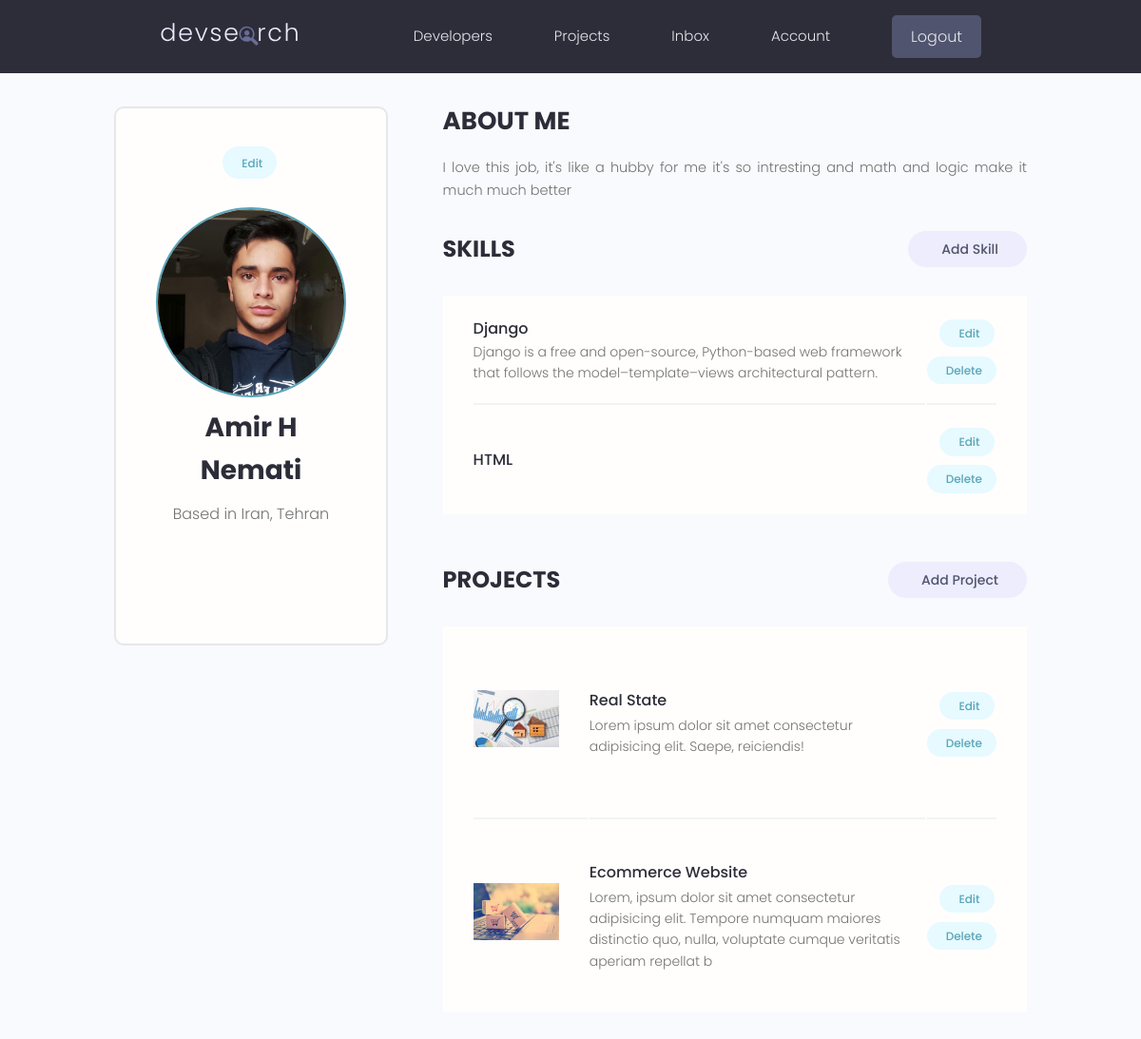
The app's page /account/ (signed in) with its own data.
### users/models.py (models this page shows, shortened)
class Profile(models.Model):
    user = models.OneToOneField(User, on_delete=models.CASCADE, null=True, blank=True)
    name = models.CharField(max_length=200, null=True, blank=True)
    email = models.EmailField(max_length=200, blank=True, null=True)
    username = models.CharField(max_length=200, null=True, blank=True)
    location = models.CharField(max_length=200, null=True, blank=True)
    short_intro = models.CharField(max_length=200, blank=True, null=True)
    bio = models.TextField(blank=True, null=True)
    profile_image = models.ImageField(null=True, blank=True,
                                      upload_to='profiles/', default='profiles/user-default.png')
    social_github = models.CharField(max_length=200, blank=True, null=True)
    social_twitter = models.CharField(max_length=200, blank=True, null=True)
    social_linkedin = models.CharField(max_length=200, blank=True, null=True)
    social_website = models.CharField(max_length=200, blank=True, null=True)
    created = models.DateTimeField(auto_now_add=True)
    id = models.UUIDField(default=uuid.uuid4, unique=True,
                          primary_key=True, editable=False)
    class Meta:
        ordering = ['profile_image']

class Skill(models.Model):
    owner = models.ForeignKey(Profile, null=True, blank=True,
                              on_delete=models.CASCADE)
    name = models.CharField(max_length=200, null=True, blank=True)
    description = models.TextField(null=True, blank=True)
    created = models.DateTimeField(auto_now_add=True)
    id = models.UUIDField(default=uuid.uuid4, unique=True,
                          primary_key=True, editable=False)

### projects/models.py (models this page shows, shortened)
class Project(models.Model):
    owner = models.ForeignKey(Profile, blank=True, null=True, on_delete=models.SET_NULL)
    title = models.CharField(max_length=200)
    description = models.TextField(null=True, blank=True)
    featured_image = models.ImageField(null=True, blank=True, default='default.jpg')
    demo_link = models.CharField(max_length=2000, null=True, blank=True)
    source_link = models.CharField(max_length=2000, null=True, blank=True)
    created = models.DateTimeField(auto_now_add=True)
    tags = models.ManyToManyField('Tag', blank=True)
    vote_total = models.IntegerField(default=0, null=True, blank=True)
    vote_ratio = models.IntegerField(default=0, null=True, blank=True)
    id = models.UUIDField(default=uuid.uuid4, unique=True,
                          primary_key=True, editable=False)
    class Meta:
        ordering = ['-vote_ratio', '-vote_total']

### users/views.py (the view)
# urls.py: path('account/', views.userAccount, name='account'),
@login_required(login_url='login')
def userAccount(request):
    profile = request.user.profile
    skills = profile.skill_set.all()
    projects = profile.project_set.all()
    context = {
        'profile': profile,
        'skills': skills,
        'projects': projects
    }
    return render(request, 'users/account.html', context)

### users/templates/users/account.html (shortened to what this page needs)
{% extends 'main.html'%}
{% load static %}
{% block content %}
  <main class="settingsPage profile my-md">
    <div class="container">
      <div class="layout">
        <div class="column column--1of3">
          <div class="card text-center">
            <div class="card__body dev">
              <a class="tag tag--pill tag--main settings__btn" href="{% url 'edit-account' %}"> Edit</a>
              <img class="avatar avatar--xl dev__avatar" src="{{profile.profile_image.url}}" />
              <h2 class="dev__name">{{profile.name}}</h2>
              <p class="dev__location">Based in {{profile.location}}</p>
              <ul class="dev__social">
            </ul>
            </div>
          </div>
        </div>
        <div class="column column--2of3">
          <div class="devInfo">
            <h3 class="devInfo__title">About Me</h3>
            <p class="devInfo__about">
            {{profile.bio}}
            </p>
          </div>
          <div class="settings">
            <h3 class="settings__title">Skills</h3>
            <a class="tag tag--pill tag--sub settings__btn tag--lg" href="{% url 'create-skill' %}"> Add Skill</a>
          </div>
          <table class="settings__table">
            {% for skill in skills %}
            <tr>
              <td class="settings__tableInfo">
                <h4>{{skill.name}}</h4>
                <p>
                {{skill.description}}
                </p>
              </td>
              <td class="settings__tableActions">
                <a class="tag tag--pill tag--main settings__btn" href="{% url 'update-skill' skill.id %}"> Edit</a>
                <a class="tag tag--pill tag--main settings__btn" href="{% url 'delete-skill' skill.id %}?next=/account">
                  Delete</a>
              </td>
            </tr>
            {% endfor %}
          </table>
          <div class="settings">
            <h3 class="settings__title">Projects</h3>
            <a class="tag tag--pill tag--sub settings__btn tag--lg" href="{% url 'create-project' %}"> Add Project</a>
          </div>
          <table class="settings__table">
            {% for project in projects %}
            <tr>
              <td class="settings__thumbnail">
                <a href="{% url 'project' project.id %}"><img src="{{project.featured_image.url}}" alt="Project Thumbnail" /></a>
              </td>
              <td class="settings__tableInfo">
                <a href="{% url 'project' project.id %}">{{project.title}}</a>
                <p>
                {{project.description|slice:"150"}}
                </p>
              </td>
              <td class="settings__tableActions">
                <a class="tag tag--pill tag--main settings__btn" href="{% url 'update-project' project.id %}"> Edit</a>
                <a class="tag tag--pill tag--main settings__btn" href="{% url 'delete-project' project.id %}?next=/account">
                  Delete</a>
              </td>
            </tr>
            {% endfor %}
          </table>
        </div>
      </div>
    </div>
  </main>
  {% endblock content %}

### static/styles/app.css (style rules this page uses)
:root { --color-sub: #2d2d39; }
.card { border: 2px solid var(--color-light); }
img { width: 100%; }
.profile .card > .dev { padding: 4rem; }
.dev__avatar { display: block; margin: auto; }
.dev__name { color: var(--color-sub); font-size: 2.8rem; font-weight: 700; margin-top: 1rem; margin-bottom: 0.5rem; }
.dev__location { margin-top: 1rem; }
.dev__social { margin: 3rem 0; list-style: none; display: flex; justify-content: center; gap: 1.5rem; }
.devInfo { margin-bottom: 3rem; }
.devInfo__title, .devInfo__subtitle { font-size: 2.6rem; color: var(--color-sub); text-transform: uppercase; font-weight: 700; margin-bottom: 1.5rem; }
.devInfo__about, .devSkill__info { font-size: 1.45rem; line-height: 1.7; text-align: justify; }
.settingsPage .dev > .settings__btn { display: inline-block; margin-bottom: 3rem; }
.settings { display: flex; justify-content: space-between; align-items: center; }
.settings__title { font-size: 2.4rem; text-transform: uppercase; font-weight: 700; color: var(--color-sub); }
.settings__table { margin-top: 3rem; margin-bottom: 5rem; padding: 0 3rem; background: var(--color-white); }
.settings__table tr { width: 100%; }
.settings__table tr > td { padding: 2rem 0; }
.settings__table tr:not(:last-child) td { border-bottom: 2px solid var(--color-white-light); }
.settings__thumbnail { width: 23%; min-width: 10rem; }
.settings__thumbnail img { padding-right: 3rem; height: 15rem; object-fit: contain; }
.settings__tableInfo { width: 100%; }
.settings__tableInfo h4, .settings__tableInfo a { padding-right: 1rem; width: auto; font-size: 1.6rem; font-weight: 500; color: var(--color-sub); }
.settings__tableInfo p { font-size: 1.4rem; }
.settings__tableActions { text-align: right; }

### static/uikit/styles/modules/_variables.css (style rules this page uses)
:root { --color-main: #5aa5b9; --color-main-light: #e6faff; --color-sub: #3f4156; --color-sub-light: #51546e; --color-sub-lighter: #ededfd; --color-text: #737373; --color-gray: #8b8b8b; --color-light: #e5e7eb; --color-light-gray: #767676; --color-bg: #f8fafd; --color-white: #fffefd; --color-white-light: #f3f3f3; --color-success: #359e64; --color-success-bg: #def8e8; --color-error: #fc4b0b; --color-error-bg: #fff2ee; --font-base: 'Poppins', arial, helvetica, 'Segoe UI', roboto, ubuntu, sans-serif; --font-monospace: 'Fira Code', 'Courier New', courier, monospace; --font-regular: 300; --font-medium: 500; --font-bold: 700; --generic-shadow: 1px 1px 5px #00000010; --generic-transition: all 0.3s ease-in-out; }

### static/uikit/styles/modules/_base.css (style rules this page uses)
* { margin: 0; padding: 0; box-sizing: border-box; text-rendering: optimizeLegibility; color: inherit; font-size: inherit; }
html { font-size: 50%; }
@media only screen and (min-width: 480px) { html { font-size: 56.25%; } }
@media only screen and (min-width: 1200px) { html { font-size: 62.5%; } }
body { line-height: 1.6; font-weight: 400; font-size: 1.5rem; color: var(--color-text); background-color: var(--color-bg); min-height: 100vh; }

### static/uikit/styles/modules/_typography.css (style rules this page uses)
* { font-family: var(--font-base); }
h2 { font-size: 3.6rem; font-weight: var(--font-bold); }
h3 { font-size: 3.2rem; font-weight: var(--font-medium); }
h4 { font-size: 2.8rem; font-weight: var(--font-medium); }
p, span, strong { font-size: 1.6rem; color: var(--color-text); font-weight: var(--font-regular); }
a { padding-bottom: 2px; text-decoration: none; display: inline-block; color: var(--color-main); font-weight: var(--font-medium); }

### static/uikit/styles/modules/_utilities.css (style rules this page uses)
.container { width: 92%; max-width: 165rem; margin: 0 auto; box-sizing: border-box; }
@media screen and (min-width: 1000px) { .container { width: 90%; } }
@media screen and (min-width: 1200px) { .container { width: 80%; } }
.text-center { text-align: center; }
.my-md { margin: 3rem auto; }

### static/uikit/styles/modules/_avatar.css (style rules this page uses)
.avatar { border-radius: 50%; border: 2px solid var(--color-main); object-fit: cover; }
.avatar--xl { height: 20rem; width: 20rem; }

### static/uikit/styles/modules/_card.css (style rules this page uses)
.card { border-radius: 1rem; background-color: var(--color-white); border: 1.5px solid var(--color-light); width: auto; height: auto; margin-top: 0.5rem; margin-bottom: 0.5rem; overflow: hidden; }
.card__body, .card__header { padding: 2rem 2.5rem; }

### static/uikit/styles/modules/_layout.css (style rules this page uses)
.layout { display: flex; flex-flow: row wrap; justify-content: space-between; }
.layout > .column { margin-bottom: 3rem; }
.layout > .column.column--1of3 { flex-basis: 30%; }
.layout > .column.column--2of3 { flex-basis: 64%; }

### records on screen
Profile: profile_image (picture), name "Amir H Nemati", location "Iran, Tehran", bio "I love this job, it's like a hubby for me it's so intresting and math and logic make it much much better"
Skill: name "Django", description "Django is a free and open-source, Python-based web framework that follows the model–template–views architectural pattern."
Skill: name "HTML"
Project: featured_image (picture), title "Real State", description "Lorem ipsum dolor sit amet consectetur adipisicing elit. Saepe, reiciendis!"
Project: featured_image (picture), title "Ecommerce Website", description "Lorem, ipsum dolor sit amet consectetur adipisicing elit. Tempore numquam maiores distinctio quo, nulla, voluptate cumque veritatis aperiam repellat b"
